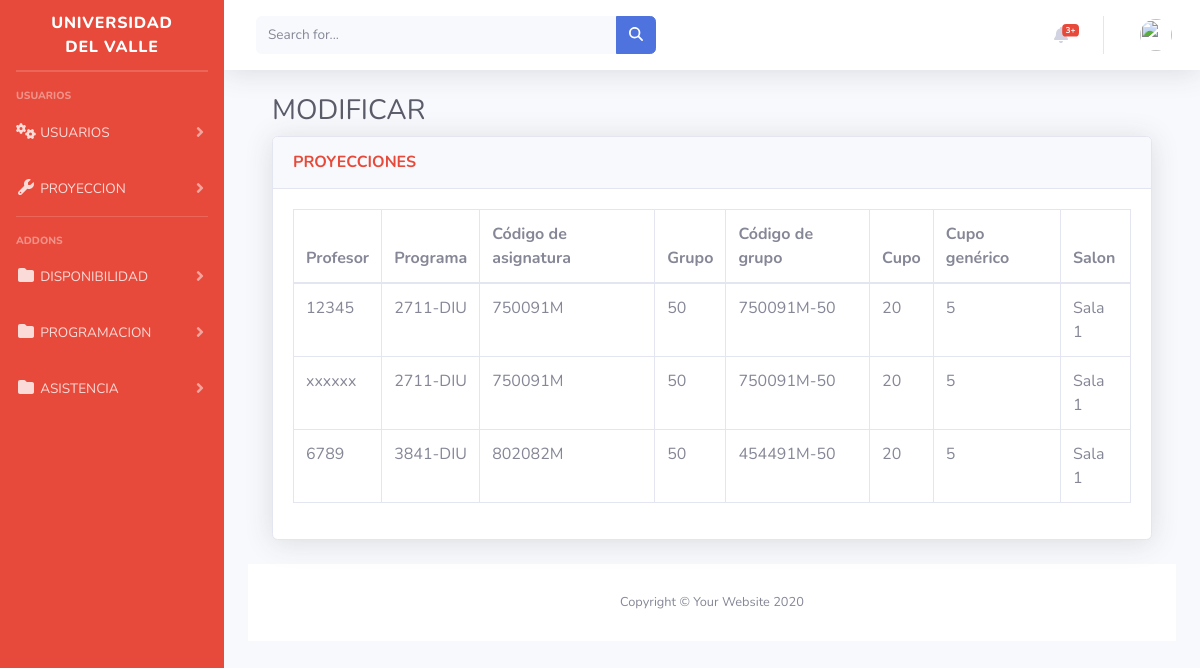
Page /inicio/verprogramacion on the committed database.
### inicio/models.py (models this page shows, shortened)
class Programacion(models.Model):
    id = models.AutoField(primary_key=True)
    programa_jornada = models.CharField(max_length=100)
    codigo_asignatura = models.CharField(max_length=20)
    grupo = models.CharField(max_length=10)
    codigo_grupo = models.CharField(max_length=20)
    cupo = models.IntegerField()
    cupo_generico = models.IntegerField()
    salon = models.ForeignKey(Salones, on_delete=models.SET_NULL, blank=True, null=True)
    id_usuarios = models.ForeignKey(User, on_delete=models.CASCADE)

class Salones(models.Model):
    id = models.AutoField(primary_key=True)
    nombre = models.CharField(max_length=300)
    tipo = models.CharField(max_length=300)
    capacidad = models.PositiveIntegerField(default=0)

### inicio/views.py (the view)
# urls.py: path('verprogramacion', views.mostrar_programacion, name='mostrar_programacion'),
def mostrar_programacion(request):
    programacion = Programacion.objects.all()
    return render(request, 'programacion.html', {'programacion': programacion})

### inicio/templates/programacion.html (shortened to what this page needs)
{% extends "base.html" %}
  {%block content%}
  {%load static%}
  <div>
  <!DOCTYPE html>
  <html lang="en">
  <head>
      <link rel="stylesheet" href="https://cdnjs.cloudflare.com/ajax/libs/font-awesome/5.15.3/css/all.min.css" />
      <link href="vendor/fontawesome-free/css/all.min.css" rel="stylesheet" type="text/css">
      <link href="css/sb-admin-2.min.css" rel="stylesheet">
      <link href="vendor/datatables/dataTables.bootstrap4.min.css" rel="stylesheet">
  </head>
  <body id="page-top">
                  <div class="container-fluid">
                      <h1 class="h3 mb-2 text-gray-800">MODIFICAR</h1>
                      <div class="card shadow mb-4">
                          <div class="card-header py-3">
                              <h6 class="m-0 font-weight-bold text-danger">PROYECCIONES</h6>
                          </div>
                          <div class="card-body">
                              <div class="table-responsive">
                                  <table class="table table-bordered" id="dataTable" width="100%" cellspacing="0">
                                    <thead>
                                        <tr>
                                          <th>Profesor</th>
                                          <th>Programa</th>
                                          <th>Código de asignatura</th>
                                          <th>Grupo</th>
                                          <th>Código de grupo</th>
                                          <th>Cupo</th>
                                          <th>Cupo genérico</th>
                                          <th>Salon</th>
                                        </tr>
                                      </thead>
                                      <tbody>
                                        {% for programacion in programacion %}
                                        <tr>
                                          <td>{{ programacion.id_usuarios }}</td>
                                          <td>{{ programacion.programa_jornada }}</td>
                                          <td>{{ programacion.codigo_asignatura }}</td>
                                          <td>{{ programacion.grupo }}</td>
                                          <td>{{ programacion.codigo_grupo }}</td>
                                          <td>{{ programacion.cupo }}</td>
                                          <td>{{ programacion.cupo_generico }}</td>
                                          <td>{{ programacion.salon.nombre }}</td>
                                        </tr>
                                        {% endfor %}
                                      </tbody>
                                  </table>
                              </div>
                            </div>
                      </div>
                  </div>
              </div>
              <footer class="sticky-footer bg-white">
                  <div class="container my-auto">
                      <div class="copyright text-center my-auto">
                          <span>Copyright &copy; Your Website 2020</span>
                      </div>
                  </div>
              </footer>
          </div>
      </div>
  </body>
  </html>
  {%endblock%}

### rows in the picture
Programacion: id_usuarios "12345", programa_jornada "2711-DIU", codigo_asignatura "750091M", grupo "50", codigo_grupo "750091M-50", cupo "20", cupo_generico "5", salon.nombre "Sala 1"
Programacion: id_usuarios "xxxxxx", programa_jornada "2711-DIU", codigo_asignatura "750091M", grupo "50", codigo_grupo "750091M-50", cupo "20", cupo_generico "5", salon.nombre "Sala 1"
Programacion: id_usuarios "6789", programa_jornada "3841-DIU", codigo_asignatura "802082M", grupo "50", codigo_grupo "454491M-50", cupo "20", cupo_generico "5", salon.nombre "Sala 1"
